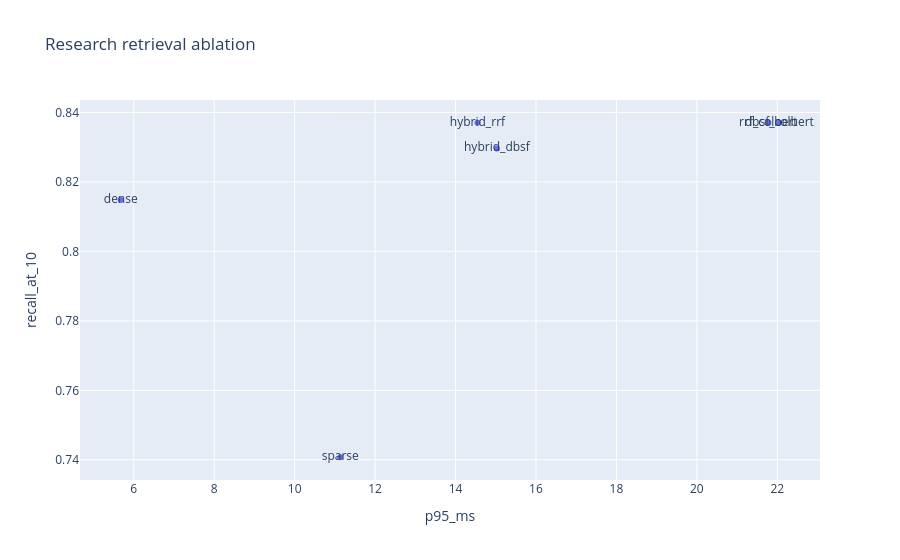

Notebook code for this chart:
### Markdown cell above
The retrieval ablation compares single-signal retrieval, two server-side fusion strategies, and both fusion strategies with ColBERT reranking. This makes the contribution of dense semantics, sparse lexical matching, fusion, and late interaction measurable on the same queries.

The primary course success criterion is Recall@10 ≥ 0.8. Configurations are ordered by Recall@10, MRR, P95 latency, and P50 latency; all quality values come from the same `ranx` evaluation.

### Code cell
retrieval_ablation_df = rank_configurations(retrieval_summary_df)
retrieval_ablation_df["meets_recall_target"] = retrieval_ablation_df["recall_at_10"] >= 0.80
remember_result("retrieval_ablation", retrieval_ablation_df)
display(retrieval_ablation_df)
px.scatter(
    retrieval_ablation_df,
    x="p95_ms",
    y="recall_at_10",
    text="pipeline",
    hover_data=["mrr", "p50_ms"],
    title="Research retrieval ablation",
).show()

### Figure 1 — Plotly figure (JSON) as saved in the notebook; plotly's stock layout.template omitted (floating-point values rounded to 4 significant figures)
{"data": [{"customdata": [[0.6617, 18.87], [0.6617, 18.51], [0.6066, 12.23], [0.6112, 12.17], [0.5991, 4.731], [0.5066, 8.524]], "hovertemplate": "p95_ms=%{x}<br>recall_at_10=%{y}<br>pipeline=%{text}<br>mrr=%{customdata[0]}<br>p50_ms=%{customdata[1]}<extra></extra>", "legendgroup": "", "marker": {"color": "#636efa", "symbol": "circle"}, "mode": "markers+text", "name": "", "orientation": "v", "showlegend": false, "text": ["dbsf_colbert", "rrf_colbert", "hybrid_rrf", "hybrid_dbsf", "dense", "sparse"], "type": "scatter", "x": [22.05, 21.78, 14.55, 15.03, 5.676, 11.13], "xaxis": "x", "y": [0.837, 0.837, 0.837, 0.8296, 0.8148, 0.7407], "yaxis": "y"}], "layout": {"legend": {"tracegroupgap": 0}, "title": {"text": "Research retrieval ablation"}, "xaxis": {"anchor": "y", "domain": [0, 1], "title": {"text": "p95_ms"}}, "yaxis": {"anchor": "x", "domain": [0, 1], "title": {"text": "recall_at_10"}}}}
